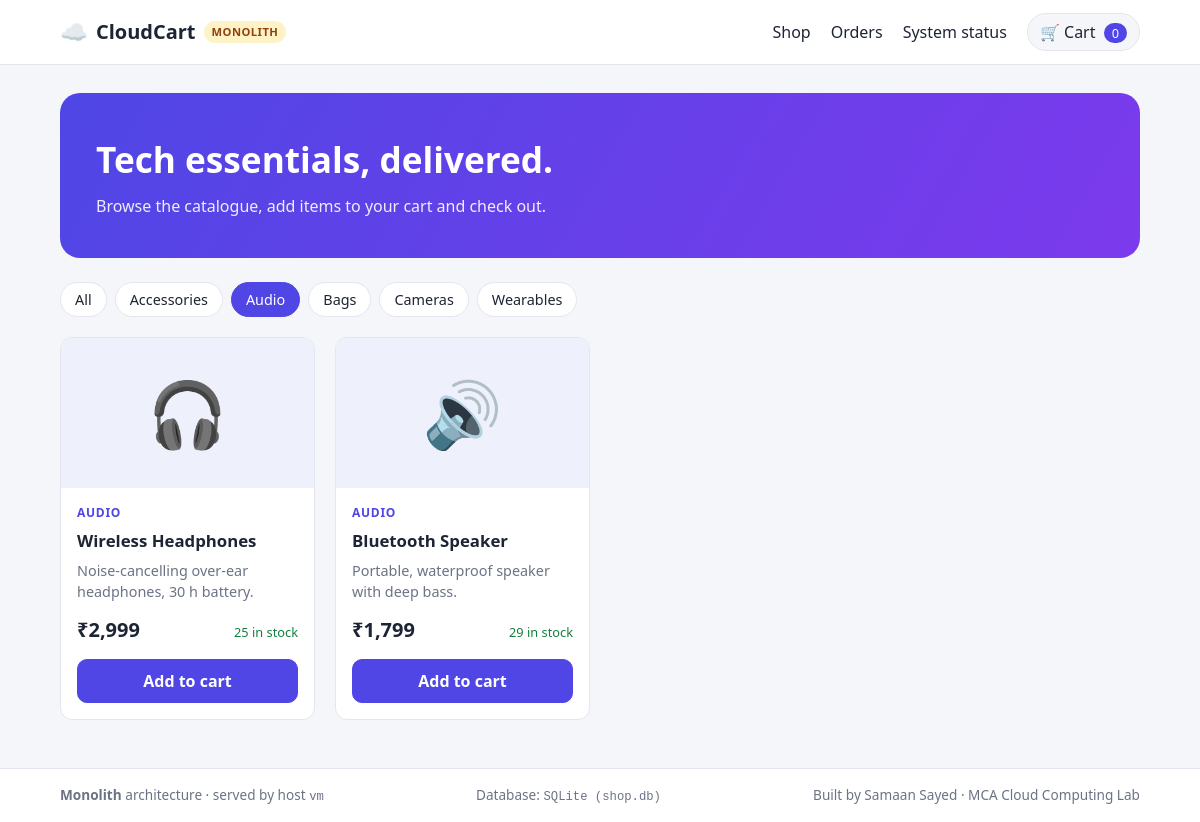
The app's page /?category=Audio with its own data.
### app.py (models this page shows)
class Product(db.Model):
    __tablename__ = "products"
    id = db.Column(db.Integer, primary_key=True)
    name = db.Column(db.String(100), nullable=False)
    description = db.Column(db.String(255), nullable=False)
    category = db.Column(db.String(50), nullable=False)
    price = db.Column(db.Integer, nullable=False)  # whole rupees
    stock = db.Column(db.Integer, nullable=False, default=0)
    emoji = db.Column(db.String(16), nullable=False)

### app.py (the view)
@app.route("/")
def index():
    category = request.args.get("category")
    query = Product.query.order_by(Product.id)
    if category:
        query = query.filter_by(category=category)
    categories = [c for (c,) in db.session.query(Product.category).distinct().order_by(Product.category)]
    return render_template("index.html", products=query.all(), categories=categories, active_category=category)

### app.py (called while the page is built)
@app.template_filter("inr")
def inr(amount):
    return f"₹{amount:,}"

def current_cart_id():
    if "cart_id" not in session:
        session["cart_id"] = uuid.uuid4().hex
    return session["cart_id"]

@app.context_processor
def inject_layout_data():
    count = (
        db.session.query(func.coalesce(func.sum(CartItem.quantity), 0))
        .filter(CartItem.cart_id == current_cart_id())
        .scalar()
    )
    return {
        "architecture": "Monolith",
        "cart_count": count,
        "db_label": DB_LABEL,
        "hostname": socket.gethostname(),
        "student_name": STUDENT_NAME,
    }

### templates/index.html (shortened to what this page needs)
{% extends "base.html" %}
{% block content %}
<section class="hero">
  <h1>Tech essentials, delivered.</h1>
  <p>Browse the catalogue, add items to your cart and check out.</p>
</section>
<div class="chips">
  <a href="{{ url_for('index') }}" class="chip {% if not active_category %}chip-active{% endif %}">All</a>
  {% for c in categories %}
  <a href="{{ url_for('index', category=c) }}" class="chip {% if c == active_category %}chip-active{% endif %}">{{ c }}</a>
  {% endfor %}
</div>
<div class="grid">
  {% for p in products %}
  <article class="card">
    <div class="thumb">{{ p.emoji }}</div>
    <div class="card-body">
      <span class="category">{{ p.category }}</span>
      <h3>{{ p.name }}</h3>
      <p class="muted">{{ p.description }}</p>
      <div class="price-row">
        <span class="price">{{ p.price|inr }}</span>
        <span class="stock {% if p.stock < 5 %}stock-low{% endif %}">{{ p.stock }} in stock</span>
      </div>
      <form method="post" action="{{ url_for('add_to_cart', product_id=p.id) }}">
        {% if p.stock > 0 %}
        <button class="btn btn-primary btn-block">Add to cart</button>
        {% else %}
        <button class="btn btn-block" disabled>Out of stock</button>
        {% endif %}
      </form>
    </div>
  </article>
  {% else %}
  <p class="muted">No products found.</p>
  {% endfor %}
</div>
{% endblock %}

### static/style.css (style rules this page uses)
:root { --bg: #f5f6fa; --surface: #ffffff; --text: #1d2433; --muted: #6b7385; --border: #e3e6ee; --primary: #4f46e5; --primary-dark: #3f37c9; --success: #15803d; --error: #b91c1c; --radius: 12px; }
* { box-sizing: border-box; }
body { margin: 0; font-family: "Segoe UI", system-ui, -apple-system, Roboto, Arial, sans-serif; background: var(--bg); color: var(--text); line-height: 1.5; }
a { color: var(--primary); text-decoration: none; }
.muted { color: var(--muted); }
.hero { background: linear-gradient(120deg, #4f46e5, #7c3aed); color: #fff; border-radius: 20px; padding: 40px 36px; margin-bottom: 24px; }
.hero h1 { margin: 0 0 8px; font-size: 2.2rem; }
.hero p { margin: 0; opacity: 0.9; }
.chips { display: flex; gap: 8px; flex-wrap: wrap; margin-bottom: 20px; }
.chip { padding: 6px 14px; border-radius: 999px; background: var(--surface); border: 1px solid var(--border); color: var(--text); font-size: 0.9rem; }
.chip-active { background: var(--primary); border-color: var(--primary); color: #fff; }
.grid { display: grid; grid-template-columns: repeat(auto-fill, minmax(240px, 1fr)); gap: 20px; }
.card { background: var(--surface); border: 1px solid var(--border); border-radius: var(--radius); overflow: hidden; display: flex; flex-direction: column; transition: box-shadow 0.15s, transform 0.15s; }
.thumb { background: #eef0fb; font-size: 4rem; display: flex; align-items: center; justify-content: center; height: 150px; }
.card-body { padding: 16px; display: flex; flex-direction: column; gap: 6px; flex: 1; }
.card-body h3 { margin: 0; font-size: 1.05rem; }
.card-body p { margin: 0; font-size: 0.9rem; flex: 1; }
.category { font-size: 0.75rem; text-transform: uppercase; letter-spacing: 0.06em; color: var(--primary); font-weight: 600; }
.price-row { display: flex; justify-content: space-between; align-items: baseline; margin: 6px 0 8px; }
.price { font-size: 1.25rem; font-weight: 700; }
.stock { font-size: 0.8rem; color: var(--success); }
.btn { display: inline-block; border: 1px solid var(--border); background: var(--surface); color: var(--text); padding: 9px 16px; border-radius: 10px; font: inherit; font-weight: 600; cursor: pointer; text-align: center; }
.btn-primary { background: var(--primary); border-color: var(--primary); color: #fff; }
.btn-block { display: block; width: 100%; }

### records on screen
Product: emoji "🎧", category "AUDIO", name "Wireless Headphones", description "Noise-cancelling over-ear headphones, 30 h battery.", price|inr "₹2,999", stock "25", shows "Add to cart"
Product: emoji "🔊", category "AUDIO", name "Bluetooth Speaker", description "Portable, waterproof speaker with deep bass.", price|inr "₹1,799", stock "29", shows "Add to cart"

### other values on screen
{{ architecture }} "MONOLITH"
{{ cart_count }} "0"
{{ c }} "Accessories" "Audio" "Bags" "Cameras" "Wearables"
{{ architecture }} "Monolith"
{{ hostname }} "vm"
{{ db_label }} "SQLite (shop.db)"
{{ student_name }} "Samaan Sayed"
